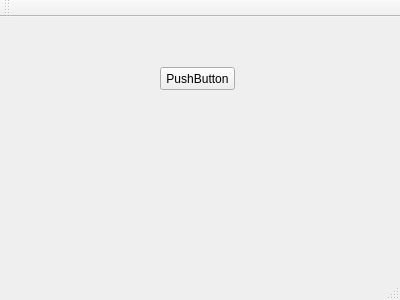
<?xml version="1.0" encoding="UTF-8"?>
<ui version="4.0">
 <class>MainWindow</class>
 <widget class="QMainWindow" name="MainWindow">
  <property name="geometry">
   <rect>
    <x>0</x>
    <y>0</y>
    <width>400</width>
    <height>300</height>
   </rect>
  </property>
  <property name="windowTitle">
   <string>MainWindow</string>
  </property>
  <widget class="QWidget" name="centralWidget">
   <widget class="QPushButton" name="pushButton">
    <property name="geometry">
     <rect>
      <x>160</x>
      <y>50</y>
      <width>75</width>
      <height>23</height>
     </rect>
    </property>
    <property name="text">
     <string>PushButton</string>
    </property>
   </widget>
  </widget>
  <widget class="QMenuBar" name="menuBar">
   <property name="geometry">
    <rect>
     <x>0</x>
     <y>0</y>
     <width>400</width>
     <height>21</height>
    </rect>
   </property>
  </widget>
  <widget class="QToolBar" name="mainToolBar">
   <attribute name="toolBarArea">
    <enum>TopToolBarArea</enum>
   </attribute>
   <attribute name="toolBarBreak">
    <bool>false</bool>
   </attribute>
  </widget>
  <widget class="QStatusBar" name="statusBar"/>
 </widget>
 <layoutdefault spacing="6" margin="11"/>
 <resources/>
 <connections>
  <connection>
   <sender>pushButton</sender>
   <signal>clicked()</signal>
   <receiver>MainWindow</receiver>
   <slot>close()</slot>
   <hints>
    <hint type="sourcelabel">
     <x>197</x>
     <y>90</y>
    </hint>
    <hint type="destinationlabel">
     <x>243</x>
     <y>158</y>
    </hint>
   </hints>
  </connection>
 </connections>
</ui>
